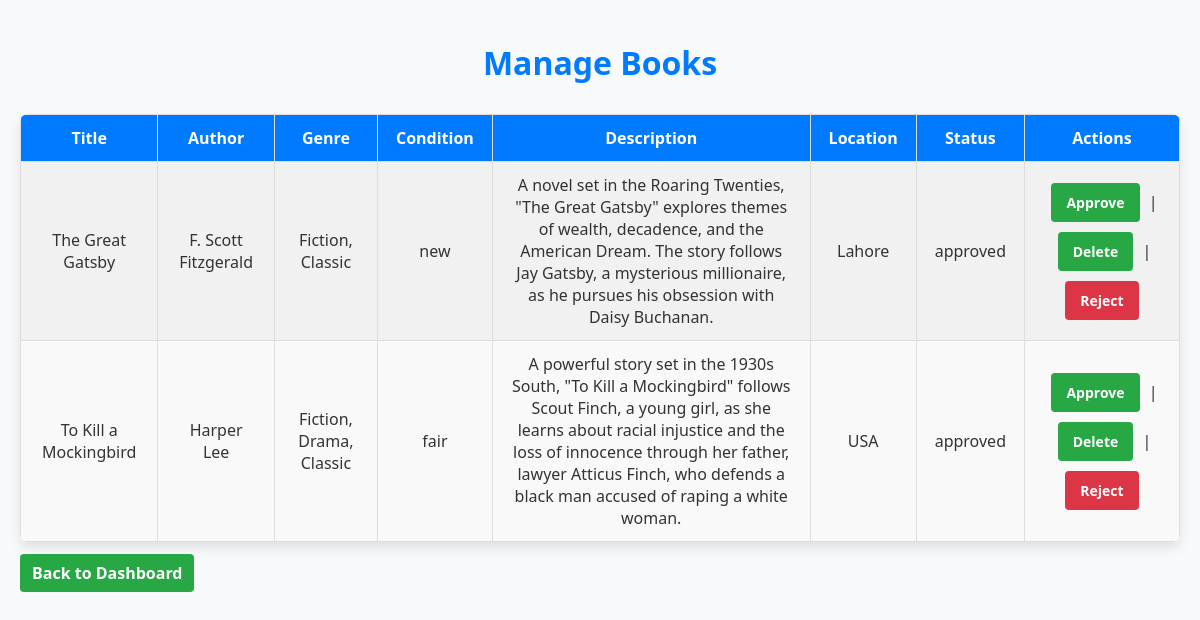
/admin/manage_books.php (signed in), run on the app's committed database.
### tables this page shows
CREATE TABLE `books` (
  `id` int(11) NOT NULL,
  `user_id` int(11) NOT NULL,
  `title` varchar(255) NOT NULL,
  `author` varchar(255) NOT NULL,
  `genre` varchar(100) NOT NULL,
  `condition` enum('new','good','fair','poor') NOT NULL,
  `status` enum('pending','approved','rejected','exchanged','removed') DEFAULT 'pending',
  `created_at` timestamp NOT NULL DEFAULT current_timestamp(),
  `description` text DEFAULT NULL,
  `location` varchar(255) DEFAULT NULL
);

### admin/manage_books.php (the view, shortened to what this page needs)
<?php
include('../config/config.php');
$query = "SELECT * FROM books";
$result = mysqli_query($conn, $query);
?>
<!DOCTYPE html>
<html lang="en">
<head>
</head>
<body>
    <h1>Manage Books</h1>
    <table>
        <tr>
            <th>Title</th>
            <th>Author</th>
            <th>Genre</th>
            <th>Condition</th>
            <th>Description</th>
            <th>Location</th>
            <th>Status</th>
            <th>Actions</th>
        </tr>
        <?php while ($book = mysqli_fetch_assoc($result)) { ?>
        <tr>
            <td><?php echo $book['title']; ?></td>
            <td><?php echo $book['author']; ?></td>
            <td><?php echo $book['genre']; ?></td>
            <td><?php echo $book['condition']; ?></td>
            <td><?php echo $book['description']; ?></td>
            <td><?php echo $book['location']; ?></td>
            <td><?php echo $book['status']; ?></td>
            <td>
                <a href="manage_books.php?action=approve&book_id=<?php echo $book['id']; ?>" class="approve">Approve</a> |
                <a href="manage_books.php?action=delete&book_id=<?php echo $book['id']; ?>" class="delete">Delete</a> |
                <a href="manage_books.php?action=reject&book_id=<?php echo $book['id']; ?>" class="reject">Reject</a>
            </td>
        </tr>
        <?php } ?>
    </table>
    <a href="dashboard.php" class="back-btn">Back to Dashboard</a>
</body>
</html>

### admin/manage_books.php (style rules this page uses)
body { font-family: 'Segoe UI', Tahoma, Geneva, Verdana, sans-serif; background-color: #f8f9fa; margin: 0; padding: 20px; color: #333; }
h1 { text-align: center; color: #007bff; margin-bottom: 30px; }
table { width: 100%; border-collapse: collapse; margin: 20px 0; background-color: #fff; box-shadow: 0 6px 12px rgba(0, 0, 0, 0.1); border-radius: 8px; overflow: hidden; }
table th, table td { padding: 12px 18px; text-align: center; border: 1px solid #ddd; }
table th { background-color: #007bff; color: #fff; }
table td { background-color: #f9f9f9; }
table tr:nth-child(even) td { background-color: #f1f1f1; }
a { padding: 8px 12px; border-radius: 4px; color: #fff; text-decoration: none; font-weight: bold; background-color: #28a745; transition: background-color 0.3s ease, transform 0.2s ease; }
a.reject { background-color: #dc3545; }
td a { display: inline-block; padding: 10px 15px; margin: 5px; border-radius: 4px; font-size: 14px; font-weight: bold; text-align: center; }

### data on the page
books: title "The Great Gatsby", author "F. Scott Fitzgerald", genre "Fiction, Classic", condition "new", description "A novel set in the Roaring Twenties, \"The Great Gatsby\" explores themes of wealth, decadence, and the American Dream. The story follows Jay Gatsby, a mysterious millionaire, as he pursues his obsession with Daisy Buchanan.", location "Lahore", status "approved"
books: title "To Kill a Mockingbird", author "Harper Lee", genre "Fiction, Drama, Classic", condition "fair", description "A powerful story set in the 1930s South, \"To Kill a Mockingbird\" follows Scout Finch, a young girl, as she learns about racial injustice and the loss of innocence through her father, lawyer Atticus Finch, who defends a black man accused of raping a white woman.", location "USA", status "approved"
